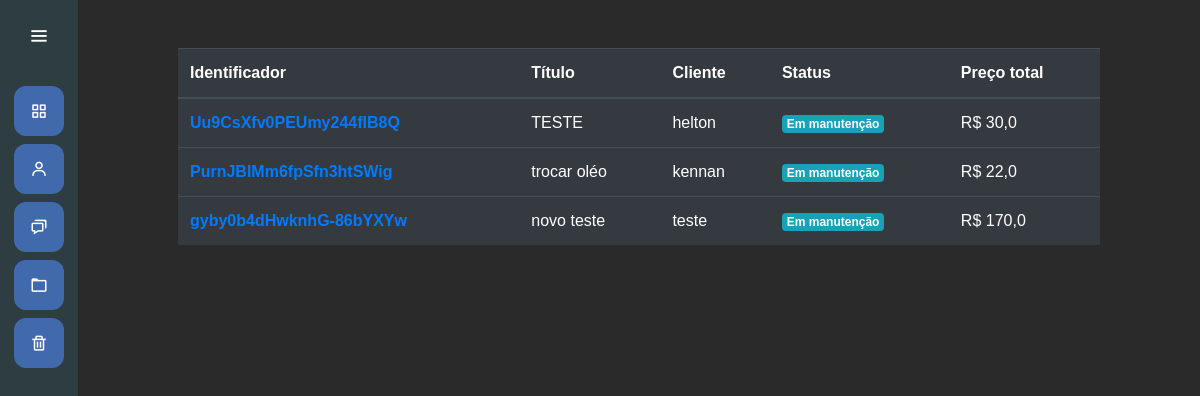
/servicos/listar_servico/, run on the app's committed database.
### servicos/models.py (models this page shows, shortened)
class Servico(models.Model):
    titulo = models.CharField(max_length=30)
    cliente = models.ForeignKey(Cliente, on_delete=models.SET_NULL, null=True)
    categoria_manutencao = models.ManyToManyField(CategoriaManutencao)
    data_inicio = models.DateField(null=True)
    data_entrega = models.DateField(null=True)
    finalizado = models.BooleanField(default=False)
    protocole = models.CharField(max_length=52, null=True, blank=True)
    identificador = models.CharField(max_length=24, null=True, blank=True)
    servicos_adicionais = models.ManyToManyField(ServicoAdicional)
    def preco_total(self):
        preco_total = float(0)
        for categoria in self.categoria_manutencao.all():
            preco_total += float(categoria.preco)
        return preco_total

class CategoriaManutencao(models.Model):
    titulo = models.CharField(max_length=3, choices=ChoicesCategoriaManutencao.choices)
    preco = models.DecimalField(max_digits=8, decimal_places=2)

### clientes/models.py (models this page shows)
class Cliente(models.Model):
    nome = models.CharField(max_length=50)
    sobrenome = models.CharField(max_length=50)
    email = models.EmailField()
    cpf = models.CharField(max_length=12)
    def __str__(self) -> str:
        return self.nome

### servicos/views.py (the view)
# urls.py: path('listar_servico/', views.listar_servico, name="listar_servico"),
def listar_servico(request):
    if request.method == "GET":
        servicos = Servico.objects.all()
        return render(request, 'listar_servico.html', {'servicos': servicos})

### servicos/templates/listar_servico.html
{% extends 'base.html' %}
{% load static %}
{% block 'head' %}
    <link rel="stylesheet" href="{% static 'clientes/css/clientes.css' %}">
    <link rel="stylesheet" href="{% static 'servicos/css/listar_servico.css' %}">
{% endblock %}
{% block 'dashboard' %}
    <br>
    <br>
    <div class="container-fluid distanciamento">
        <table class="table table-dark">
        <thead>
            <tr>
            <th scope="col">Identificador</th>
            <th scope="col">Título</th>
            <th scope="col">Cliente</th>
            <th scope="col">Status</th>
            <th scope="col">Preço total</th>
            </tr>
        </thead>
        <tbody>
            {% for servico in servicos %}
                <tr>
                    <th><a href="{% url 'servico' servico.identificador %}">{{servico.identificador}}</a></th>
                    <td>{{servico.titulo}}</td>
                    <td>{{servico.cliente}}</td>
                    <td>
                    {% if servico.finalizado %}
                        <span class="badge badge-success">Finalizado</span>
                    {% else %}
                        <span class="badge badge-info">Em manutenção</span>
                    {% endif %}
                    </td>
                    <td>R$ {{servico.preco_total}}</td>
                </tr>
            {% endfor %}
        </tbody>
        </table>
    </div>
{% endblock %}

### templates/base.html (shortened to what this page needs)
{% load static %}
<!doctype html>
<html lang="pt-BR">
<head>
    <link rel="stylesheet" href="https://cdn.jsdelivr.net/npm/bootstrap@4.6.1/dist/css/bootstrap.min.css">
    <link rel="stylesheet" href="{% static 'general/css/base.css' %}">
    <link rel="stylesheet" href="{% static 'general/css/general.css' %}">
    <link href='https://unpkg.com/boxicons@2.0.7/css/boxicons.min.css' rel='stylesheet'>
    {% block 'head' %}{% endblock %}
</head>
<body>
<div class="sidebar">
    <div class="logo-details">
        <i class='bx bx-menu' id="btn" ></i>
    </div>
    <ul class="nav-list">
        <li>
            <a href="{%url 'home'%}">
                <i class='bx bx-grid-alt'></i>
            </a>
        </li>
        <li>
            <a href="{%url 'clientes'%}">
                <i class='bx bx-user' ></i>
            </a>
        </li>
        <li>
            <a href="{% url 'novo_servico' %}">
                <i class='bx bx-chat'></i>
            </a>
        </li>
        <li>
            <a href="{%url 'listar_servico' %}">
                <i class='bx bx-folder' ></i>
            </a>
        </li>
        <li>
            <a href="{%url 'listar_clientes'%}">
                <i class='bx bx-trash' ></i>
            </a>
        </li>
    </ul>
</div>
<section class="home-section">
    {% block 'dashboard'%}
    {% endblock %}
</section>
    </body>
</html>

### templates/static/general/css/base.css (style rules this page uses)
* { margin: 0; padding: 0; box-sizing: border-box; font-family: "Poppins" , sans-serif; }
.sidebar { position: fixed; left: 0; top: 0; height: 100%; width: 78px; background: var(--dark-color); padding: 6px 14px; z-index: 99; transition: all 0.5s ease; }
.sidebar .logo-details { height: 60px; display: flex; align-items: center; position: relative; }
.sidebar .logo-details #btn { position: absolute; top: 50%; right: 0; transform: translateY(-50%); font-size: 22px; transition: all 0.4s ease; font-size: 23px; text-align: center; cursor: pointer; transition: all 0.5s ease; }
.sidebar i { color: #fff; height: 60px; min-width: 50px; font-size: 28px; text-align: center; line-height: 60px; }
.sidebar .nav-list { margin-top: 20px; height: 100%; }
.sidebar li { position: relative; margin: 8px 0; list-style: none; }
.sidebar li a { display: flex; height: 100%; width: 100%; border-radius: 12px; align-items: center; text-decoration: none; transition: all 0.4s ease; background: var(--main-color); }
.sidebar li i { height: 50px; line-height: 50px; font-size: 18px; border-radius: 12px; }
.home-section { position: relative; min-height: 100vh; top: 0; background: #2A2A2A; left: 78px; color: white; width: calc(100% - 78px); transition: all 0.5s ease; z-index: 2; }

### templates/static/general/css/general.css (style rules this page uses)
:root { --main-color: #416aac; --dark-color: #2d3d41; --light-color: #7fc2ff; --contrast-color: #6388f8; --differential-color: #9ae2ff; }

### templates/static/servicos/css/listar_servico.css (style rules this page uses)
.distanciamento { padding-left: 100px; padding-right: 100px; }

### data on the page
Servico: identificador "Uu9CsXfv0PEUmy244fIB8Q", titulo "TESTE", cliente "helton", finalizado "Em manutenção", preco_total "30,0"
Servico: identificador "PurnJBlMm6fpSfn3htSWig", titulo "trocar oléo", cliente "kennan", finalizado "Em manutenção", preco_total "22,0"
Servico: identificador "gyby0b4dHwknhG-86bYXYw", titulo "novo teste", cliente "teste", finalizado "Em manutenção", preco_total "170,0"
